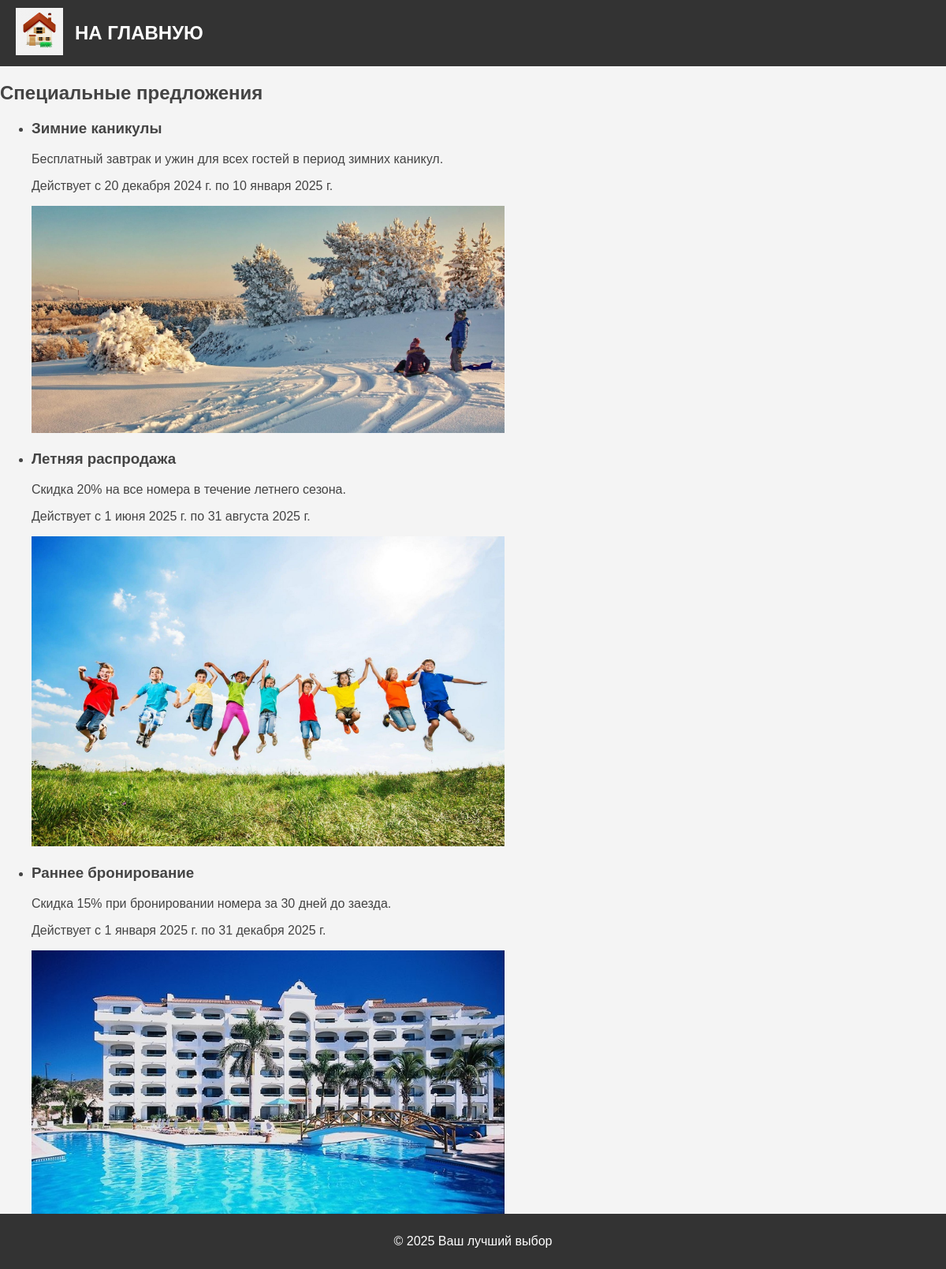
The page /special_offers/ on the database its author committed.
### base/models.py (models this page shows, shortened)
class SpecialOffer(models.Model):
    title = models.CharField(max_length=200, verbose_name="Название акции")
    description = models.TextField(verbose_name="Описание акции")
    start_date = models.DateField(verbose_name="Дата начала")
    end_date = models.DateField(verbose_name="Дата окончания")
    image = models.ImageField(
        upload_to="special_offers/", verbose_name="Изображение акции"
    )
    class Meta:
        verbose_name = "Специальное предложение"
        verbose_name_plural = "Специальные предложения"
        ordering = ["title"]

### base/views.py (the view)
# urls.py: path("special_offers/", views.special_offers, name="special_offers"),
def special_offers(request):
    special_offers = SpecialOffer.objects.all()
    return render(
        request, "base/special_offers.html", {"special_offers": special_offers}
    )

### base/templates/base/special_offers.html (shortened to what this page needs)
{% extends 'base/base.html' %}
{% load static %}
{% block content %}
<h2>Специальные предложения</h2>
<ul>
    {% for offer in special_offers %}
    <li>
        <h3>{{ offer.title }}</h3>
        <p>{{ offer.description }}</p>
        <p>Действует с {{ offer.start_date }} по {{ offer.end_date }}</p>
        {% if offer.image %}
        <img src="{{ offer.image.url }}" alt="{{ offer.title }}">
        {% endif %}
    </li>
    {% endfor %}
</ul>
{% endblock %}

### base/static/base/css/styles.css (style rules this page uses)
html, body { font-family: 'Arial', sans-serif; margin: 0; padding: 0; height: 100%; width: 100%; color: #444; background: #f4f4f4; }
img { max-width: 600px; height: auto; }

### rows shown on the page
SpecialOffer: title "Зимние каникулы", description "Бесплатный завтрак и ужин для всех гостей в период зимних каникул.", start_date "20 декабря 2024 г.", end_date "10 января 2025 г.", image (picture)
SpecialOffer: title "Летняя распродажа", description "Скидка 20% на все номера в течение летнего сезона.", start_date "1 июня 2025 г.", end_date "31 августа 2025 г.", image (picture)
SpecialOffer: title "Раннее бронирование", description "Скидка 15% при бронировании номера за 30 дней до заезда.", start_date "1 января 2025 г.", end_date "31 декабря 2025 г.", image (picture)
